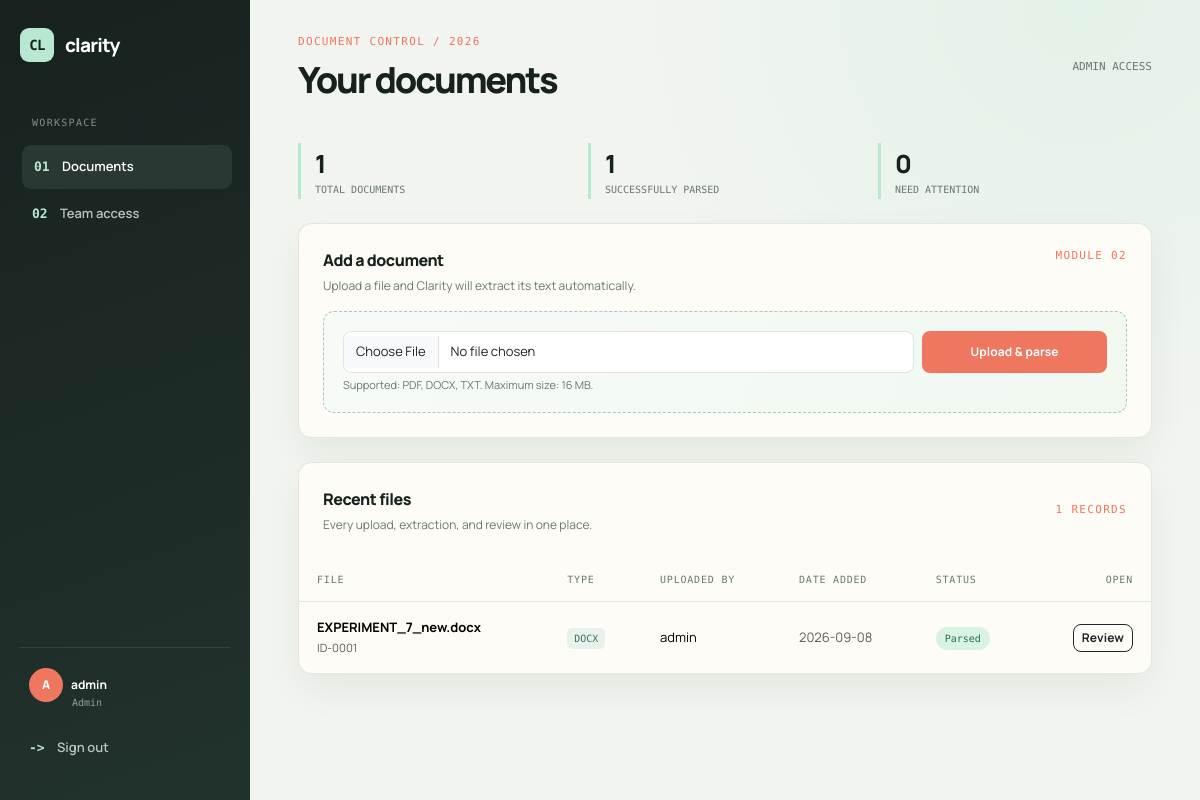
The app's page /dashboard (signed in) with its own data.
### tables this page shows
CREATE TABLE documents (
            document_id INTEGER PRIMARY KEY AUTOINCREMENT,
            file_name TEXT NOT NULL,
            stored_name TEXT NOT NULL,
            file_path TEXT NOT NULL,
            uploaded_by INTEGER NOT NULL,
            upload_date TEXT NOT NULL,
            document_type TEXT,
            extracted_text TEXT,
            status TEXT NOT NULL,
            FOREIGN KEY(uploaded_by) REFERENCES users(user_id)
        );

CREATE TABLE users (
            user_id INTEGER PRIMARY KEY AUTOINCREMENT,
            username TEXT UNIQUE NOT NULL,
            password TEXT NOT NULL,
            email TEXT,
            role TEXT NOT NULL,
            created_at TEXT NOT NULL
        );

### app.py (the view)
@app.route("/dashboard")
@login_required
def dashboard():
    conn = db()
    documents = conn.execute("""
        SELECT d.*, u.username
        FROM documents d
        JOIN users u ON d.uploaded_by = u.user_id
        ORDER BY d.document_id DESC
    """).fetchall()
    conn.close()
    return render_template("dashboard.html", documents=documents)

### app.py (called while the page is built)
def db():
    conn = sqlite3.connect(DB_PATH)
    conn.row_factory = sqlite3.Row
    return conn

def login_required(f):
    @wraps(f)
    def wrapper(*args, **kwargs):
        if "user_id" not in session:
            flash("Please login first.", "warning")
            return redirect(url_for("login"))
        return f(*args, **kwargs)
    return wrapper

### templates/dashboard.html (shortened to what this page needs)
{% extends "base.html" %}
{% block content %}
<div class="topline"><div><div class="eyebrow">Document control / 2026</div><h1 class="page-title">Your documents</h1></div><div class="date-stamp">{{ session.get('role')|upper }} ACCESS</div></div>
<div class="row g-3 mb-4">
<div class="col-sm-4"><div class="metric"><div class="metric-value">{{ documents|length }}</div><div class="metric-label">Total documents</div></div></div>
<div class="col-sm-4"><div class="metric"><div class="metric-value">{{ documents|selectattr('status', 'equalto', 'Parsed')|list|length }}</div><div class="metric-label">Successfully parsed</div></div></div>
<div class="col-sm-4"><div class="metric"><div class="metric-value">{{ documents|selectattr('status', 'equalto', 'Failed')|list|length }}</div><div class="metric-label">Need attention</div></div></div>
</div>
{% if session.get('role') in ['Admin','Legal Staff'] %}
<div class="workspace-card p-4 mb-4">
<div class="d-flex justify-content-between align-items-start mb-3"><div><div class="card-heading">Add a document</div><div class="card-subtitle">Upload a file and Clarity will extract its text automatically.</div></div><span class="eyebrow">Module 02</span></div>
<div class="upload-zone">
<form method="post" action="{{ url_for('upload') }}" enctype="multipart/form-data">
<div class="row g-2"><div class="col-md-9"><input class="form-control" type="file" name="document" accept=".pdf,.docx,.txt" required></div><div class="col-md-3"><button class="btn btn-coral w-100 h-100">Upload &amp; parse</button></div>
</div>
<div class="form-text">Supported: PDF, DOCX, TXT. Maximum size: 16 MB.</div>
</form>
</div>
</div>
{% endif %}
<div class="workspace-card overflow-hidden">
<div class="d-flex justify-content-between align-items-center p-4"><div><div class="card-heading">Recent files</div><div class="card-subtitle">Every upload, extraction, and review in one place.</div></div><span class="eyebrow">{{ documents|length }} records</span></div>
{% if documents %}
<div class="table-responsive">
<table class="table align-middle">
<thead><tr><th>File</th><th>Type</th><th>Uploaded by</th><th>Date added</th><th>Status</th><th class="text-end">Open</th></tr></thead>
<tbody>
{% for d in documents %}
<tr>
<td><div class="file-name">{{ d.file_name }}</div><small class="text-muted">ID-{{ '%04d'|format(d.document_id) }}</small></td><td><span class="file-type">{{ d.document_type }}</span></td>
<td>{{ d.username }}</td><td class="text-muted">{{ d.upload_date[:10] }}</td>
<td><span class="status {% if d.status=='Parsed' %}status-parsed{% else %}status-failed{% endif %}">{{ d.status }}</span></td>
<td class="text-end"><a class="btn btn-sm btn-outline-dark" href="{{ url_for('document_view', document_id=d.document_id) }}">Review</a></td>
</tr>
{% endfor %}
</tbody>
</table>
</div>
{% else %}
<div class="empty-state"><div class="card-heading mb-2">No documents yet</div><div>Uploaded files will appear here for your team to review.</div></div>
{% endif %}
</div>
{% endblock %}

### templates/base.html (style rules this page uses)
:root { --ink:#17221f; --muted:#6b7772; --paper:#f1f4ef; --line:#dfe5df; --mint:#b8e8d2; --coral:#ef765f; --cream:#fffdf8; }
* { box-sizing:border-box; }
body { background:radial-gradient(circle at 90% 0%, #e3f2e8 0, transparent 28rem), var(--paper); color:var(--ink); font-family:'Manrope',sans-serif; min-height:100vh; }
.topline { align-items:center; display:flex; justify-content:space-between; margin-bottom:42px; }
.eyebrow { color:var(--coral); font-family:'DM Mono',monospace; font-size:11px; letter-spacing:.12em; text-transform:uppercase; }
.page-title { font-size:clamp(26px, 3vw, 38px); font-weight:800; letter-spacing:-.06em; margin:7px 0 0; }
.date-stamp { color:var(--muted); font-family:'DM Mono',monospace; font-size:11px; }
.workspace-card { background:rgba(255,253,248,.88); border:1px solid rgba(223,229,223,.9); border-radius:14px; box-shadow:0 16px 38px rgba(23,34,31,.055); }
.card-heading { font-size:16px; font-weight:800; letter-spacing:-.03em; }
.card-subtitle { color:var(--muted); font-size:12px; margin-top:5px; }
.btn { border-radius:8px; font-size:12px; font-weight:700; letter-spacing:.01em; }
.btn-coral { background:var(--coral); border:0; color:white; font-weight:700; }
.form-control, .form-select { border-color:var(--line); border-radius:8px; font-size:13px; padding:10px 12px; }
.metric { border-left:3px solid var(--mint); padding:2px 0 2px 14px; }
.metric-value { font-size:25px; font-weight:800; letter-spacing:-.06em; }
.metric-label { color:var(--muted); font-family:'DM Mono',monospace; font-size:10px; text-transform:uppercase; }
.table { --bs-table-bg:transparent; margin-bottom:0; }
.table thead th { border-bottom:1px solid var(--line); color:var(--muted); font-family:'DM Mono',monospace; font-size:10px; font-weight:500; letter-spacing:.08em; padding:14px 18px; text-transform:uppercase; }
.table tbody td { border-bottom:1px solid #edf0eb; font-size:13px; padding:16px 18px; vertical-align:middle; }
.table tbody tr:last-child td { border-bottom:0; }
.file-name { font-weight:700; max-width:260px; overflow:hidden; text-overflow:ellipsis; white-space:nowrap; }
.file-type { background:#e8f2ec; border-radius:5px; color:#46705c; font-family:'DM Mono',monospace; font-size:10px; padding:5px 7px; }
.status { border-radius:20px; font-family:'DM Mono',monospace; font-size:10px; padding:6px 9px; }
.status-parsed { background:#d8f3e4; color:#287049; }
.upload-zone { background:linear-gradient(110deg, #f7fbf8, #f0f8f0); border:1px dashed #a9c8b8; border-radius:11px; padding:19px; }
.upload-zone .form-text { color:var(--muted); font-size:11px; }

### records on screen
documents: file_name "EXPERIMENT_7_new.docx", document_id "0001", document_type "DOCX", username "admin", upload_date "2026-09-08", status "Parsed"

### other values on screen
{{ session.get('username', 'U')[:1].upper() }} "A"
{{ session.get('username') }} "admin"
{{ session.get('role') }} "Admin"
{{ session.get('role')|upper }} "ADMIN"
{{ documents|length }} "1"
{{ documents|selectattr('status', 'equalto', 'Parsed')|list|length }} "1"
{{ documents|selectattr('status', 'equalto', 'Failed')|list|length }} "0"
